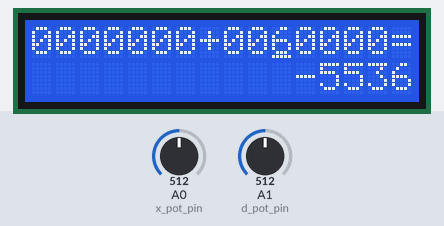
Bench run of a sketch on a simulated Arduino Uno, built with avr-gcc and run on an emulated ATmega328P. Parts: 16×2 character LCD. The inputs (shaded band) are chosen by the test bench; at power-on: A1 (d_pot_pin) = 512, A0 (x_pot_pin) = 512.

Above: at 1.2 s.
1.3 s: A1 (d_pot_pin) set to 816
At 2.5 s:
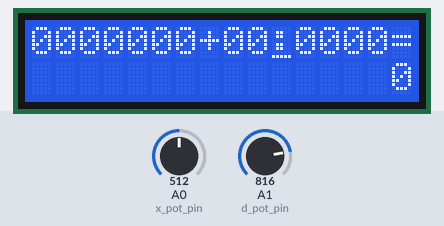
2.8 s: A1 (d_pot_pin) set to 839
4.4 s: A1 (d_pot_pin) set to 882
5.9 s: A1 (d_pot_pin) set to 913
At 6.4 s:
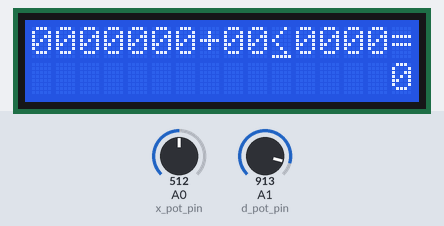
7.4 s: A1 (d_pot_pin) set to 964
8.9 s: A1 (d_pot_pin) set to 984
At 10.1 s:
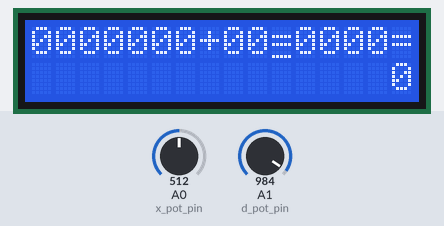
Timing chart, 0 to 11.4 s (numbered marks = the images above; inputs shaded):
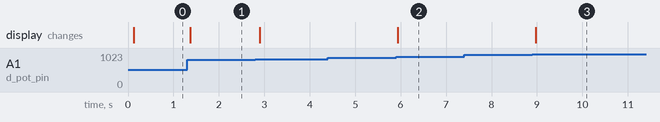

Measured:
- the behaviour switches between 899 and 900 on A1 (d_pot_pin) (found by bisection; images 1 and 2)
- the behaviour switches between 974 and 975 on A1 (d_pot_pin) (found by bisection; images 2 and 3)
- after the input at 1.3 s, the display: changes after 0.06 s (image 1)
- after the input at 4.4 s, every drawn part: stays the same
- after the input at 5.9 s, the display: changes at once (image 2)
- after the input at 7.4 s, every drawn part: stays the same
- after the input at 8.9 s, the display: changes after 0.08 s (image 3)

The sketch:

lcd_calc.ino
```cpp
#include <Wire.h>
#include <LiquidCrystal_I2C.h>

const int x_pot_pin = A0;
const int d_pot_pin = A1;


LiquidCrystal_I2C lcd(0x27, 16, 2);

char add_1[8] = "0000000";
char add_2[8] = "0000000";
int state = 0; // 0: ADD, 1: SUB
int previousValue = 0;
int previousPosition = 0;
int res = 0;
int length = 0;

int calculate_result() {
  int add_1_int = atoi(add_1);
  int add_2_int = atoi(add_2);
  int result = (state == 0) ? (add_1_int + add_2_int) : (add_1_int - add_2_int);
  return result;
}

int res_length(int number) {
  char buffer[10];
  itoa(number, buffer, 10);
  return strlen(buffer);
}

void display(int x, int res, int length){
  lcd.clear();
  //OPERATION sign
  lcd.setCursor(7,0);
  lcd.print((state == 0) ? "+" : "-");
    //first summand
  lcd.setCursor(0,0);
  lcd.print(add_1);

  //second summand
  lcd.setCursor(8,0);
  lcd.print(add_2);

  //result
  lcd.setCursor(16 - length,1);
  lcd.print(res);

  //equal sign
  lcd.setCursor(15,0);
  lcd.print("=");
  //cursor
  lcd.setCursor(x,0);
  lcd.cursor();
}

void setup() {
  Serial.begin(9600);
  // put your setup code here, to run once:
  lcd.init();
  lcd.backlight();
}

void loop() {
  // put your main code here, to run repeatedly:
  int potVal1 = analogRead(x_pot_pin);
  int x = map(potVal1, 0, 675, 0, 14);

  int potVal2 = analogRead(d_pot_pin);
  int d = map(potVal2, 0, 675, 0, 9);
  char val = '0' + d;

  if (x != previousPosition){
    display(x, res, length);
    previousPosition = x;
  }
  if (d != previousValue) {
    if (x < 7) {
      add_1[x] = val;
    }
    else if (x > 7) {
      add_2[x - 8] = val;
    }
    else if (x == 7) {
      if (d < 5) {
        state = 1;
      } else {
        state = 0;
      }
    }
    res = calculate_result();
    length = res_length(res);
    delay(10);
    display(x, res, length);
    previousValue = d;
  }
  delay(300);
}
```
